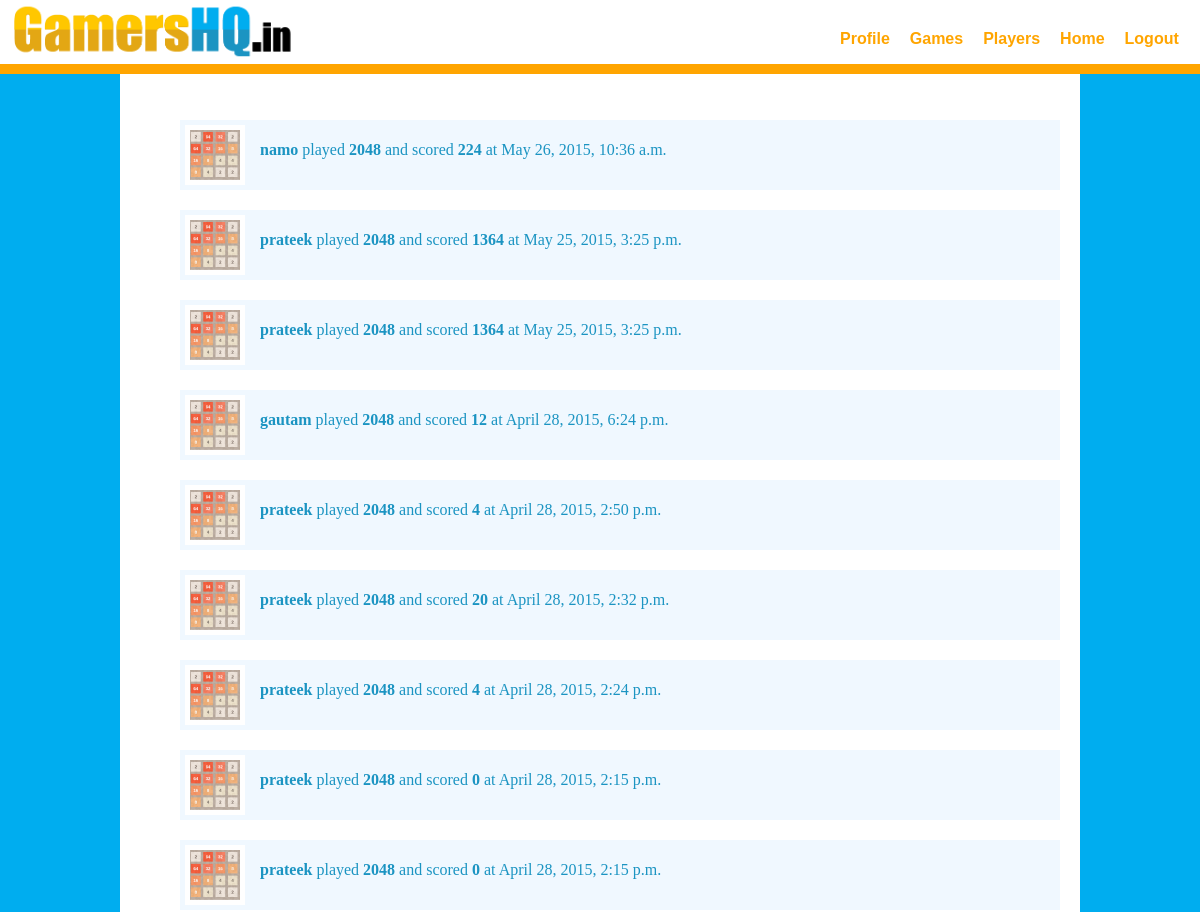
Before: /feed/ (upper part) with the older database file.
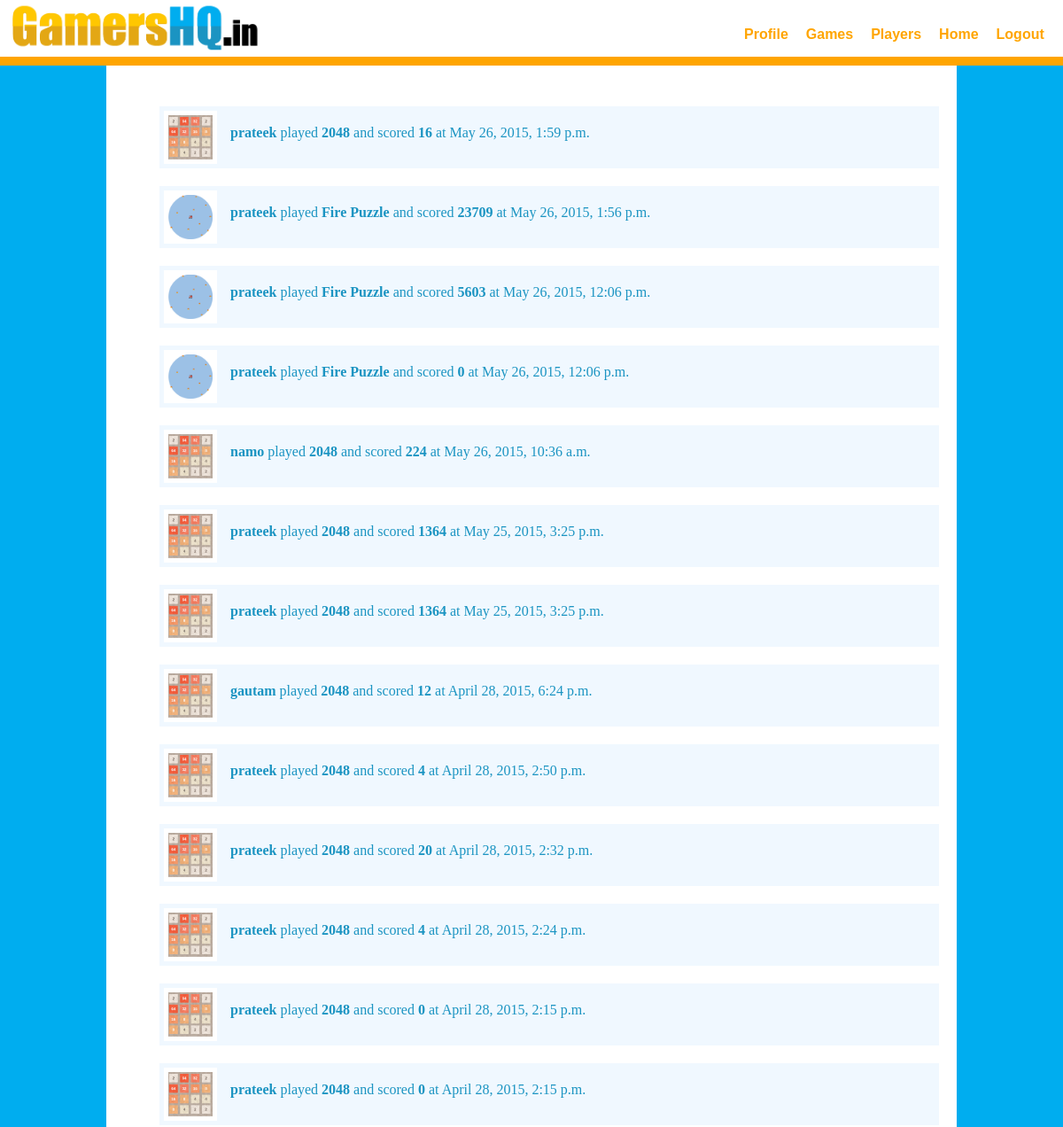
After: the same page with the newer database file.
### games/models.py (models this page shows, shortened)
class GameSubmission(models.Model):
	game = models.ForeignKey(GameDetail)
	user = models.ForeignKey(User)
	timestamp = models.DateTimeField(auto_now_add = True)
	score = models.IntegerField(default=0)

class GameDetail(models.Model):
	game_name = models.CharField(max_length=128,blank=False)
	game_image = models.ImageField(upload_to="games_image/",blank=True)
	game_slug_field = models.CharField(max_length=128)
	game_highscore =models.IntegerField(default=0)
	game_highscorer = models.ForeignKey(User)

### home/views.py (the view)
# urls.py: url(r'^feed/',news_feed,name="news_feed_view"),
def news_feed(request):
	recent_feed = GameSubmission.objects.all().order_by('-timestamp')
	context_dict = { 'feed':recent_feed }
	return render(request,"home/feed.html",context_dict)

### templates/home/feed.html (shortened to what this page needs)
<!DOCTYPE html>
{% load staticfiles %}
<html>
<head>
	<link rel="stylesheet" href="{% static "css/nav.css" %}">
	<link rel="stylesheet" href="{% static "css/feed.css" %}">
</head>
</body>
<nav class="flex_container">
		<img src="{% static "images/logo.jpg" %}"/>
		<ul class="flex_container">
			<li><a href ="/users" a>Profile</a></li>
			<li><a href ="/games" a>Games</a></li>
			<li><a href ="/users/all">Players</a></li>
			<li><a href="/feed" a>Home</a></li>
			<li><a href="/logout">Logout</a></li>
		</ul>
</nav>
<div id="empty_div">
</div>
<div>
	<ul id="feed_ul">
		{% for x in feed %}
		<li class="flex_container">
			<img src = "{{x.game.game_image.url}}" width="50px" height="50px" />
			<p>
			<strong> {{x.user.username}} </strong> played <strong> {{x.game.game_name}} </strong> and scored <strong> {{x.score}} </strong>
			at {{x.timestamp}}
			</p>
		</li>
		{% endfor %}
	</ul>
</div>
</body>
</html>

Changed rows visible on the page:
added GameSubmission: game.game_image (picture), user.username "prateek", game.game_name "2048", score "16", timestamp "May 26, 2015, 1:59 p.m."
added GameSubmission: game.game_image (picture), user.username "prateek", game.game_name "Fire Puzzle", score "23709", timestamp "May 26, 2015, 1:56 p.m."
added GameSubmission: game.game_image (picture), user.username "prateek", game.game_name "Fire Puzzle", score "5603", timestamp "May 26, 2015, 12:06 p.m."
added GameSubmission: game.game_image (picture), user.username "prateek", game.game_name "Fire Puzzle", score "0", timestamp "May 26, 2015, 12:06 p.m."
